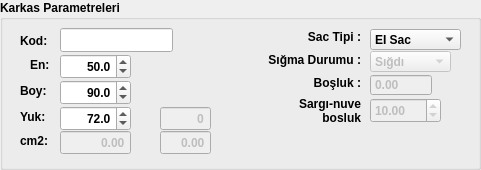
     <widget class="QGroupBox" name="groupBox_26">
      <property name="geometry">
       <rect>
        <x>2</x>
        <y>0</y>
        <width>481</width>
        <height>170</height>
       </rect>
      </property>
      <property name="font">
       <font>
        <weight>75</weight>
        <bold>true</bold>
       </font>
      </property>
      <property name="title">
       <string>Karkas Parametreleri</string>
      </property>
      <widget class="QLabel" name="label_56">
       <property name="geometry">
        <rect>
         <x>30</x>
         <y>54</y>
         <width>31</width>
         <height>21</height>
        </rect>
       </property>
       <property name="text">
        <string>En:</string>
       </property>
      </widget>
      <widget class="QDoubleSpinBox" name="doubleSpinBox_karkas_en">
       <property name="geometry">
        <rect>
         <x>60</x>
         <y>54</y>
         <width>71</width>
         <height>25</height>
        </rect>
       </property>
       <property name="font">
        <font>
         <weight>75</weight>
         <bold>true</bold>
        </font>
       </property>
       <property name="layoutDirection">
        <enum>Qt::LeftToRight</enum>
       </property>
       <property name="autoFillBackground">
        <bool>false</bool>
       </property>
       <property name="alignment">
        <set>Qt::AlignRight|Qt::AlignTrailing|Qt::AlignVCenter</set>
       </property>
       <property name="decimals">
        <number>1</number>
       </property>
       <property name="maximum">
        <double>9999.000000000000000</double>
       </property>
       <property name="value">
        <double>50.000000000000000</double>
       </property>
      </widget>
      <widget class="QLabel" name="label_57">
       <property name="geometry">
        <rect>
         <x>20</x>
         <y>80</y>
         <width>31</width>
         <height>21</height>
        </rect>
       </property>
       <property name="text">
        <string>Boy:</string>
       </property>
      </widget>
      <widget class="QDoubleSpinBox" name="doubleSpinBox_karkas_boy">
       <property name="geometry">
        <rect>
         <x>60</x>
         <y>80</y>
         <width>71</width>
         <height>25</height>
        </rect>
       </property>
       <property name="font">
        <font>
         <weight>75</weight>
         <bold>true</bold>
        </font>
       </property>
       <property name="layoutDirection">
        <enum>Qt::LeftToRight</enum>
       </property>
       <property name="autoFillBackground">
        <bool>false</bool>
       </property>
       <property name="alignment">
        <set>Qt::AlignRight|Qt::AlignTrailing|Qt::AlignVCenter</set>
       </property>
       <property name="decimals">
        <number>1</number>
       </property>
       <property name="maximum">
        <double>9999.000000000000000</double>
       </property>
       <property name="value">
        <double>90.000000000000000</double>
       </property>
      </widget>
      <widget class="QLabel" name="label_58">
       <property name="geometry">
        <rect>
         <x>20</x>
         <y>106</y>
         <width>31</width>
         <height>21</height>
        </rect>
       </property>
       <property name="text">
        <string>Yuk:</string>
       </property>
      </widget>
      <widget class="QDoubleSpinBox" name="doubleSpinBox_karkas_yukseklik">
       <property name="geometry">
        <rect>
         <x>60</x>
         <y>106</y>
         <width>71</width>
         <height>25</height>
        </rect>
       </property>
       <property name="font">
        <font>
         <weight>75</weight>
         <bold>true</bold>
        </font>
       </property>
       <property name="layoutDirection">
        <enum>Qt::LeftToRight</enum>
       </property>
       <property name="autoFillBackground">
        <bool>false</bool>
       </property>
       <property name="alignment">
        <set>Qt::AlignRight|Qt::AlignTrailing|Qt::AlignVCenter</set>
       </property>
       <property name="decimals">
        <number>1</number>
       </property>
       <property name="maximum">
        <double>9999.000000000000000</double>
       </property>
       <property name="value">
        <double>72.000000000000000</double>
       </property>
      </widget>
      <widget class="QLabel" name="label_60">
       <property name="geometry">
        <rect>
         <x>20</x>
         <y>130</y>
         <width>31</width>
         <height>21</height>
        </rect>
       </property>
       <property name="text">
        <string>cm2:</string>
       </property>
      </widget>
      <widget class="QDoubleSpinBox" name="doubleSpinBox_karkas_cm">
       <property name="enabled">
        <bool>false</bool>
       </property>
       <property name="geometry">
        <rect>
         <x>60</x>
         <y>130</y>
         <width>71</width>
         <height>25</height>
        </rect>
       </property>
       <property name="font">
        <font>
         <weight>75</weight>
         <bold>true</bold>
        </font>
       </property>
       <property name="layoutDirection">
        <enum>Qt::LeftToRight</enum>
       </property>
       <property name="autoFillBackground">
        <bool>false</bool>
       </property>
       <property name="alignment">
        <set>Qt::AlignRight|Qt::AlignTrailing|Qt::AlignVCenter</set>
       </property>
       <property name="buttonSymbols">
        <enum>QAbstractSpinBox::NoButtons</enum>
       </property>
       <property name="decimals">
        <number>2</number>
       </property>
       <property name="maximum">
        <double>9999.000000000000000</double>
       </property>
       <property name="value">
        <double>0.000000000000000</double>
       </property>
      </widget>
      <widget class="QDoubleSpinBox" name="doubleSpinBox_karkas_cm_oto">
       <property name="enabled">
        <bool>false</bool>
       </property>
       <property name="geometry">
        <rect>
         <x>160</x>
         <y>130</y>
         <width>51</width>
         <height>25</height>
        </rect>
       </property>
       <property name="font">
        <font>
         <weight>75</weight>
         <bold>true</bold>
        </font>
       </property>
       <property name="layoutDirection">
        <enum>Qt::LeftToRight</enum>
       </property>
       <property name="autoFillBackground">
        <bool>false</bool>
       </property>
       <property name="alignment">
        <set>Qt::AlignRight|Qt::AlignTrailing|Qt::AlignVCenter</set>
       </property>
       <property name="buttonSymbols">
        <enum>QAbstractSpinBox::NoButtons</enum>
       </property>
       <property name="decimals">
        <number>2</number>
       </property>
       <property name="maximum">
        <double>9999.000000000000000</double>
       </property>
       <property name="value">
        <double>0.000000000000000</double>
       </property>
      </widget>
      <widget class="QDoubleSpinBox" name="doubleSpinBox_karkas_yuk_oto">
       <property name="enabled">
        <bool>false</bool>
       </property>
       <property name="geometry">
        <rect>
         <x>160</x>
         <y>106</y>
         <width>51</width>
         <height>25</height>
        </rect>
       </property>
       <property name="font">
        <font>
         <weight>75</weight>
         <bold>true</bold>
        </font>
       </property>
       <property name="layoutDirection">
        <enum>Qt::LeftToRight</enum>
       </property>
       <property name="autoFillBackground">
        <bool>false</bool>
       </property>
       <property name="alignment">
        <set>Qt::AlignRight|Qt::AlignTrailing|Qt::AlignVCenter</set>
       </property>
       <property name="buttonSymbols">
        <enum>QAbstractSpinBox::NoButtons</enum>
       </property>
       <property name="decimals">
        <number>0</number>
       </property>
       <property name="maximum">
        <double>9999.000000000000000</double>
       </property>
       <property name="value">
        <double>0.000000000000000</double>
       </property>
      </widget>
      <widget class="QLabel" name="label_yuk_error">
       <property name="geometry">
        <rect>
         <x>60</x>
         <y>106</y>
         <width>20</width>
         <height>20</height>
        </rect>
       </property>
       <property name="text">
        <string/>
       </property>
       <property name="pixmap">
        <pixmap resource="icons.qrc">:/staticfiles/icons/warning.png</pixmap>
       </property>
       <property name="scaledContents">
        <bool>true</bool>
       </property>
      </widget>
      <widget class="QLabel" name="label_Ac_ok">
       <property name="geometry">
        <rect>
         <x>130</x>
         <y>130</y>
         <width>21</width>
         <height>21</height>
        </rect>
       </property>
       <property name="text">
        <string/>
       </property>
       <property name="pixmap">
        <pixmap resource="icons.qrc">:/staticfiles/icons/checked.png</pixmap>
       </property>
       <property name="scaledContents">
        <bool>true</bool>
       </property>
      </widget>
      <widget class="QLabel" name="label_Ac_error">
       <property name="geometry">
        <rect>
         <x>60</x>
         <y>130</y>
         <width>20</width>
         <height>20</height>
        </rect>
       </property>
       <property name="text">
        <string/>
       </property>
       <property name="pixmap">
        <pixmap resource="icons.qrc">:/staticfiles/icons/warning.png</pixmap>
       </property>
       <property name="scaledContents">
        <bool>true</bool>
       </property>
      </widget>
      <widget class="QLabel" name="label_Ac_ok_2">
       <property name="geometry">
        <rect>
         <x>450</x>
         <y>70</y>
         <width>21</width>
         <height>21</height>
        </rect>
       </property>
       <property name="text">
        <string/>
       </property>
       <property name="pixmap">
        <pixmap resource="icons.qrc">:/staticfiles/icons/checked.png</pixmap>
       </property>
       <property name="scaledContents">
        <bool>true</bool>
       </property>
      </widget>
      <widget class="QDoubleSpinBox" name="doubleSpinBox_8">
       <property name="enabled">
        <bool>false</bool>
       </property>
       <property name="geometry">
        <rect>
         <x>370</x>
         <y>74</y>
         <width>62</width>
         <height>22</height>
        </rect>
       </property>
       <property name="buttonSymbols">
        <enum>QAbstractSpinBox::NoButtons</enum>
       </property>
       <property name="minimum">
        <double>-999.000000000000000</double>
       </property>
       <property name="maximum">
        <double>9999.989999999999782</double>
       </property>
      </widget>
      <widget class="QComboBox" name="comboBox_2">
       <property name="enabled">
        <bool>false</bool>
       </property>
       <property name="geometry">
        <rect>
         <x>370</x>
         <y>51</y>
         <width>81</width>
         <height>21</height>
        </rect>
       </property>
       <item>
        <property name="text">
         <string>Sığdı</string>
        </property>
       </item>
       <item>
        <property name="text">
         <string>Yanlış</string>
        </property>
       </item>
       <item>
        <property name="text">
         <string>Kesme</string>
        </property>
       </item>
      </widget>
      <widget class="QLabel" name="label_76">
       <property name="geometry">
        <rect>
         <x>250</x>
         <y>52</y>
         <width>111</width>
         <height>16</height>
        </rect>
       </property>
       <property name="text">
        <string>Sığma Durumu :</string>
       </property>
       <property name="alignment">
        <set>Qt::AlignRight|Qt::AlignTrailing|Qt::AlignVCenter</set>
       </property>
      </widget>
      <widget class="QLabel" name="label_Ac_error_2">
       <property name="geometry">
        <rect>
         <x>450</x>
         <y>50</y>
         <width>20</width>
         <height>20</height>
        </rect>
       </property>
       <property name="text">
        <string/>
       </property>
       <property name="pixmap">
        <pixmap resource="icons.qrc">:/staticfiles/icons/warning.png</pixmap>
       </property>
       <property name="scaledContents">
        <bool>true</bool>
       </property>
      </widget>
      <widget class="QLabel" name="label_77">
       <property name="geometry">
        <rect>
         <x>240</x>
         <y>75</y>
         <width>121</width>
         <height>16</height>
        </rect>
       </property>
       <property name="text">
        <string>Boşluk :</string>
       </property>
       <property name="alignment">
        <set>Qt::AlignRight|Qt::AlignTrailing|Qt::AlignVCenter</set>
       </property>
      </widget>
      <widget class="QLabel" name="label_yuk_ok">
       <property name="geometry">
        <rect>
         <x>130</x>
         <y>106</y>
         <width>21</width>
         <height>21</height>
        </rect>
       </property>
       <property name="text">
        <string/>
       </property>
       <property name="pixmap">
        <pixmap resource="icons.qrc">:/staticfiles/icons/checked.png</pixmap>
       </property>
       <property name="scaledContents">
        <bool>true</bool>
       </property>
      </widget>
      <widget class="QComboBox" name="comboBox_sactipi">
       <property name="geometry">
        <rect>
         <x>370</x>
         <y>29</y>
         <width>91</width>
         <height>21</height>
        </rect>
       </property>
       <item>
        <property name="text">
         <string>EI Sac</string>
        </property>
       </item>
       <item>
        <property name="text">
         <string>Kesme Sac</string>
        </property>
       </item>
      </widget>
      <widget class="QLabel" name="label_146">
       <property name="geometry">
        <rect>
         <x>290</x>
         <y>27</y>
         <width>71</width>
         <height>20</height>
        </rect>
       </property>
       <property name="text">
        <string>Sac Tipi :</string>
       </property>
       <property name="alignment">
        <set>Qt::AlignRight|Qt::AlignTrailing|Qt::AlignVCenter</set>
       </property>
      </widget>
      <widget class="QLabel" name="label_154">
       <property name="geometry">
        <rect>
         <x>240</x>
         <y>95</y>
         <width>121</width>
         <height>31</height>
        </rect>
       </property>
       <property name="layoutDirection">
        <enum>Qt::RightToLeft</enum>
       </property>
       <property name="text">
        <string>Sargı-nuve
 bosluk</string>
       </property>
       <property name="alignment">
        <set>Qt::AlignRight|Qt::AlignTrailing|Qt::AlignVCenter</set>
       </property>
      </widget>
      <widget class="QDoubleSpinBox" name="doubleSpinBox_nuvebosluk">
       <property name="enabled">
        <bool>false</bool>
       </property>
       <property name="geometry">
        <rect>
         <x>370</x>
         <y>98</y>
         <width>71</width>
         <height>25</height>
        </rect>
       </property>
       <property name="value">
        <double>10.000000000000000</double>
       </property>
      </widget>
      <widget class="QLineEdit" name="lineEdit_mlz_karkas">
       <property name="geometry">
        <rect>
         <x>60</x>
         <y>28</y>
         <width>113</width>
         <height>24</height>
        </rect>
       </property>
       <property name="text">
        <string/>
       </property>
      </widget>
      <widget class="QLabel" name="label_61">
       <property name="geometry">
        <rect>
         <x>20</x>
         <y>30</y>
         <width>31</width>
         <height>21</height>
        </rect>
       </property>
       <property name="text">
        <string>Kod:</string>
       </property>
      </widget>
     </widget>
